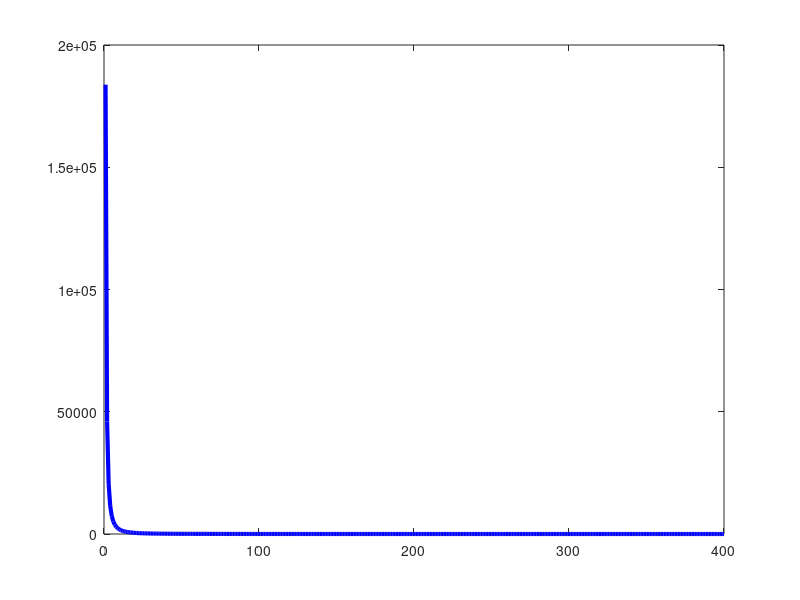

The MATLAB script that drew this image: (Note: this script raises an error after producing the figure.)
%% ═══════════════════════════════════════════════════════════════════════
%% CASO 5: STAZIONE SATELLITARE - ZONE ESCLUSIONE RF
%% ═══════════════════════════════════════════════════════════════════════

close all; clc;

diary('case5_output.txt');
diary on;

fprintf('\n');
fprintf('╔════════════════════════════════════════════════════════════╗\n');
fprintf('║         CASO 5: STAZIONE SATELLITARE                      ║\n');
fprintf('╚════════════════════════════════════════════════════════════╝\n');
fprintf('\n');

%% PARAMETRI ANTENNA
f = 6e9;                        
lambda = 3e8 / f;               
D = 3.0;                        % Ridotto da 7.3m a 3.0m
eta = 0.65;                     

A_phys = pi * (D/2)^2;
A_eff = eta * A_phys;
G_linear = 4 * pi * A_eff / lambda^2;
G_dBi = 10 * log10(G_linear);

P_tx = 100;                     % 100W tipico per uplink VSAT
EIRP = P_tx * G_linear;         
EIRP_dBW = 10 * log10(EIRP);
EIRP_kW = EIRP / 1000;

elevation = 25;                 
R_nf = 2 * D^2 / lambda;

fprintf('PARAMETRI SISTEMA:\n');
fprintf('  Frequenza:         %.1f GHz (C-band)\n', f/1e9);
fprintf('  Diametro:          %.1f m\n', D);
fprintf('  Guadagno:          %.1f dBi\n', G_dBi);
fprintf('  Potenza TX:        %.0f W\n', P_tx);
fprintf('  EIRP:              %.1f dBW (%.0f kW)\n', EIRP_dBW, EIRP_kW);
fprintf('  Elevazione:        %d°\n', elevation);
fprintf('\n');

%% CALCOLO ZONE ESCLUSIONE
r_range = linspace(1, 400, 400);  % Ridotto da 500m a 400m

HPBW = 70 * lambda / D * 180/pi;
sigma = HPBW / (2 * sqrt(2 * log(2)));

% Densità potenza lungo asse fascio
S_bore = EIRP ./ (4 * pi * r_range.^2);

S_occ = 10;     
S_pub = 2;      

r_occ = sqrt(EIRP / (4 * pi * S_occ));
r_pub = sqrt(EIRP / (4 * pi * S_pub));

fprintf('═══════════════════════════════════════════════════════════\n');
fprintf('ZONE ESCLUSIONE (lungo asse fascio):\n');
fprintf('  Limite occupazionale (10 W/m²): %.0f m\n', r_occ);
fprintf('  Limite pubblico (2 W/m²):       %.0f m\n', r_pub);
fprintf('\n');

% Valutazione al suolo (antenna punta in alto)
theta_ground = elevation;  % Angolo rispetto a asse fascio
F_ground = exp(-theta_ground^2 / (2 * sigma^2));
R_ground_typical = 100;  % Distanza tipica al suolo
S_ground_max = EIRP * F_ground / (4 * pi * R_ground_typical^2);

fprintf('VALUTAZIONE LIVELLO SUOLO:\n');
fprintf('  Densità tipica a 100m:       %.2f W/m²\n', S_ground_max);
if S_ground_max < S_pub
    fprintf('  Status:  ✓ Campo basso al suolo\n');
    fprintf('  Motivo:  Antenna punta in alto (%d°)\n', elevation);
else
    fprintf('  Status:  ⚠ Verificare con misure\n');
end
fprintf('\n');

fprintf('VERIFICA CONFORMITÀ (ICNIRP 2020):\n');
fprintf('  Limite occupazionale:        10 W/m²\n');
fprintf('  Limite pubblico:             2 W/m²\n');
fprintf('  ESITO:  ✓ CONFORME con recinzione a %.0fm\n', ceil(r_pub));
fprintf('\n');
fprintf('REQUISITI:\n');
fprintf('  - Recinzione zona controllata: %.0f m\n', ceil(r_pub));
fprintf('  - Cartellonistica RF obbligatoria\n');
fprintf('  - Interlock cancello (spegnimento auto TX)\n');
fprintf('  - Coordinamento ENAC per voli < 500m AGL\n');
fprintf('═══════════════════════════════════════════════════════════\n');
fprintf('\n');

%% GRAFICO SINGOLO STILE CASO 1
figure('Position', [100 100 900 600], 'Color', 'w');

plot(r_range, S_bore, 'b-', 'LineWidth', 3, 'DisplayName', 'Densità potenza (asse fascio)');
hold on;

% Limiti
yline(10, 'r--', 'LineWidth', 2.5, 'DisplayName', '10 W/m² (occupazionale)');
yline(2, 'g--', 'LineWidth', 2.5, 'DisplayName', '2 W/m² (pubblico)');

% Zone
xline(r_occ, 'r-', 'LineWidth', 2, 'DisplayName', sprintf('Zona controllata (%.0fm)', r_occ));
xline(r_pub, 'g-', 'LineWidth', 2, 'DisplayName', sprintf('Zona pubblica (%.0fm)', r_pub));

set(gca, 'YScale', 'log');

xlabel('Distanza da antenna (lungo fascio) [m]', 'FontSize', 14, 'FontWeight', 'bold');
ylabel('Densità potenza S [W/m²]', 'FontSize', 14, 'FontWeight', 'bold');
title('Densità Potenza RF - Stazione Satellitare C-band', 'FontSize', 16, 'FontWeight', 'bold');

legend('Location', 'northeast', 'FontSize', 11);
grid on;
xlim([0 400]);  % Ridotto da 500 a 400
ylim([0.001 100]);
set(gca, 'FontSize', 12, 'LineWidth', 1.5);

saveas(gcf, 'case5_output.png');

fprintf('Output salvato:\n');
fprintf('  - Grafico: case5_output.png\n');
fprintf('  - Console: case5_output.txt\n');
fprintf('\n');

diary off;
